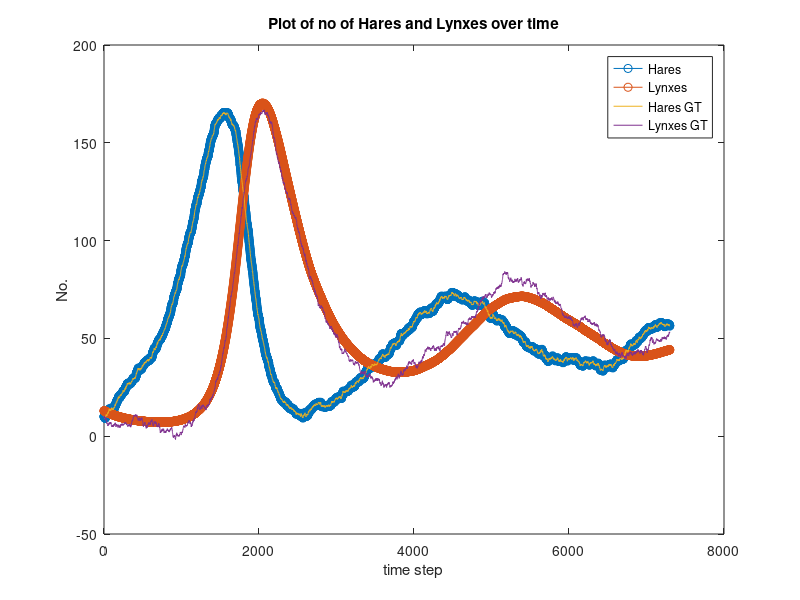
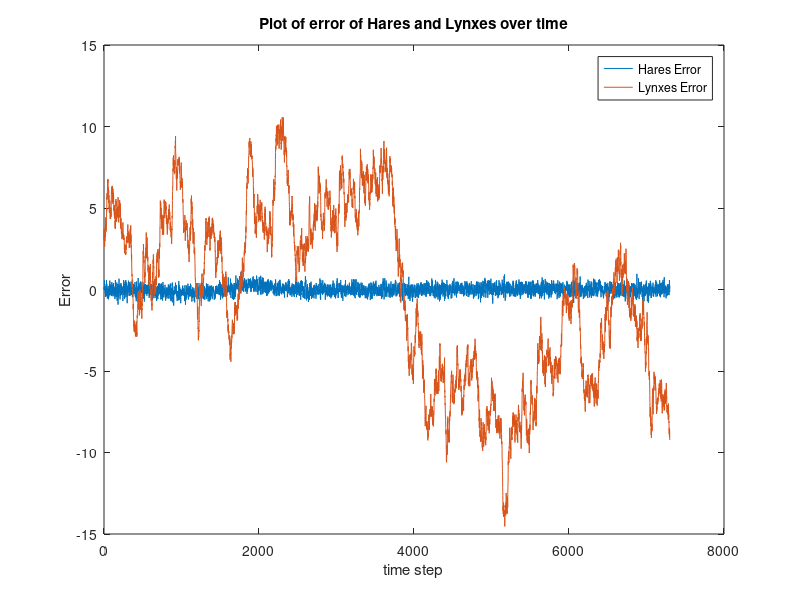

These figures' MATLAB source, in order:
load('kalman_data')
load('X')

X_hat = [10; 13];
P = [10 0;
     0 10];
H_obs = [1 0];

time_steps = size(t);
time_steps = time_steps(2);
X_plot = zeros([2, time_steps]);

for i = 1:time_steps
    X_plot(:, i) = X_hat;
    
    F = [model_params.br-model_params.alpha*X_hat(2), -model_params.alpha*X_hat(1);
     model_params.c*X_hat(2), -model_params.df+model_params.c*(1)];
    
    %predict
    X_pred = [X_hat(1)+model_params.br*X_hat(1)-model_params.alpha*X_hat(2)*X_hat(1)+u(1, i); ...
        X_hat(2)+model_params.c*X_hat(1)*X_hat(2)-model_params.df*X_hat(2)+u(2, i)];
    P_pred = F * P * F' + V;
    
    %update
    S = H_obs * P_pred * H_obs' + W;
    X_update = X_pred + P_pred * H_obs' / S * (Y(i) - H_obs*X_pred);
    P_update = P_pred - H_obs * P_pred * H_obs' / S * H_obs * P_pred;
    
    X_hat = X_update;
    P = P_update;
end

figure(1)
plot(t, X_plot(1, :), '-o', t, X_plot(2, :), '-o', t, X(1, :), t, X(2, :));
legend('Hares', 'Lynxes','Hares GT', 'Lynxes GT');
title('Plot of no of Hares and Lynxes over time');
xlabel('time step');
ylabel('No.');

figure(2)
plot(t, X_plot(1, :) - X(1, :), t, X_plot(2, :) - X(2, :));
legend('Hares Error', 'Lynxes Error');
title('Plot of error of Hares and Lynxes over time');
xlabel('time step');
ylabel('Error');